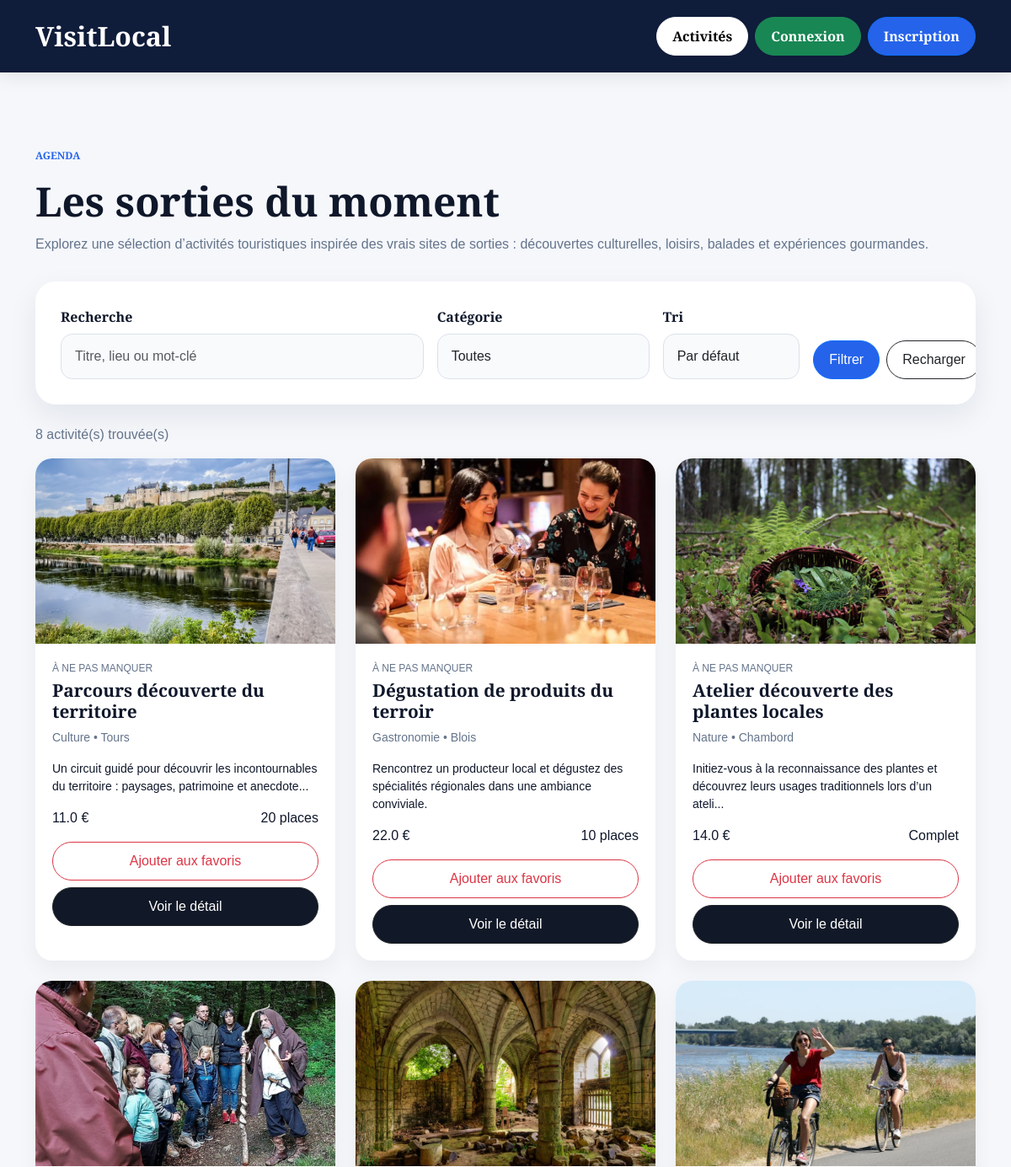
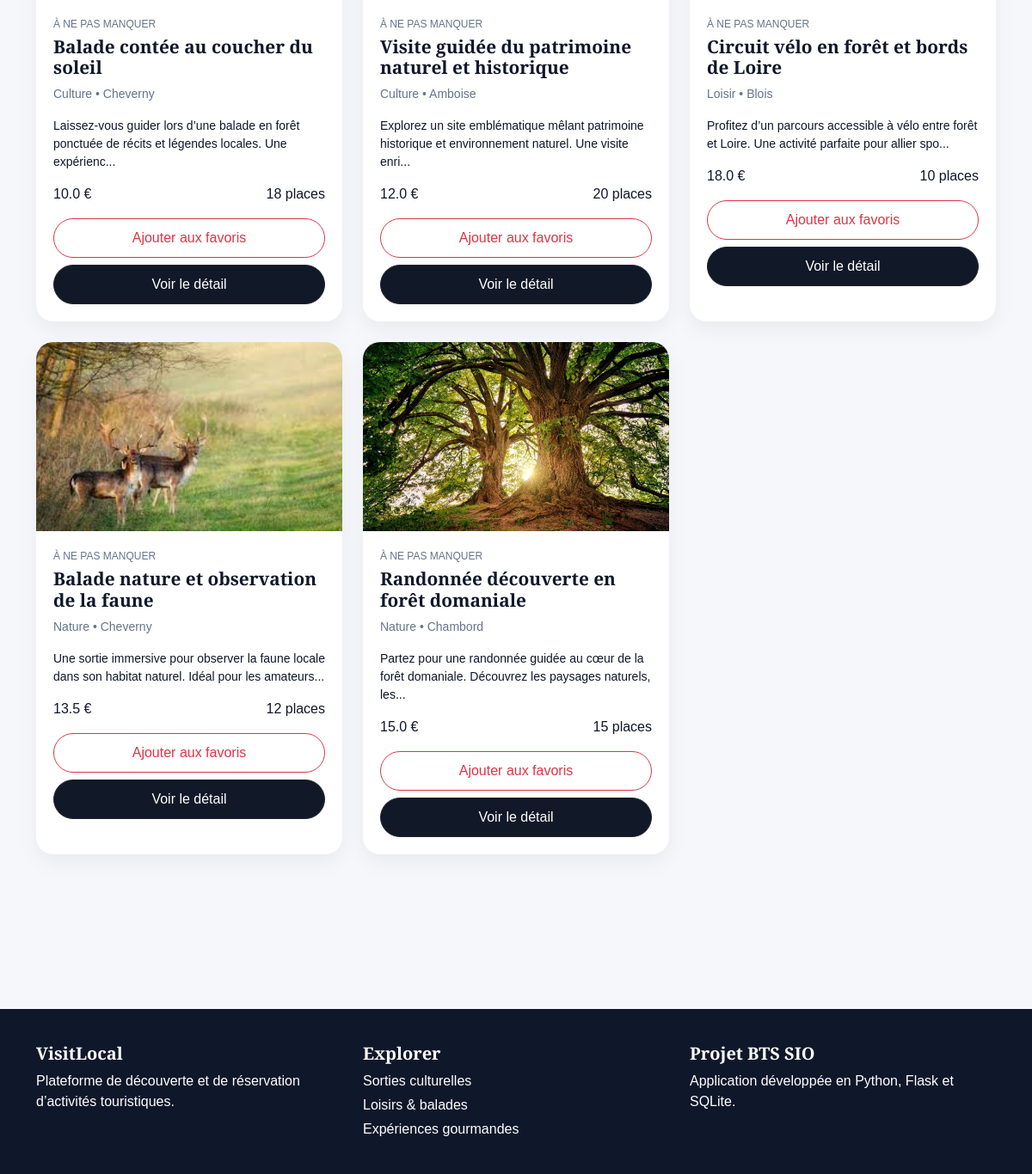
Screenshot of /activites with the database file from the repository (2 pictures, top to bottom).
### tables this page shows
CREATE TABLE activites (
    id INTEGER PRIMARY KEY AUTOINCREMENT,
    titre TEXT NOT NULL,
    description TEXT NOT NULL,
    lieu TEXT NOT NULL,
    date_activite TEXT NOT NULL,
    prix REAL NOT NULL,
    places_disponibles INTEGER NOT NULL,
    categorie TEXT NOT NULL,
    image TEXT
);

### app.py (the view)
@app.route('/activites')
def activites():
    recherche = request.args.get('recherche', '').strip()
    categorie = request.args.get('categorie', '').strip()
    tri = request.args.get('tri', '').strip()
    conn = get_db_connection()
    query = "SELECT * FROM activites WHERE 1=1"
    params = []
    if recherche:
        query += " AND (titre LIKE ? OR lieu LIKE ? OR description LIKE ?)"
        search_value = f"%{recherche}%"
        params.extend([search_value, search_value, search_value])
    if categorie:
        query += " AND categorie = ?"
        params.append(categorie)
    if tri == 'prix_asc':
        query += " ORDER BY prix ASC"
    elif tri == 'prix_desc':
        query += " ORDER BY prix DESC"
    elif tri == 'date_asc':
        query += " ORDER BY date_activite ASC"
    elif tri == 'date_desc':
        query += " ORDER BY date_activite DESC"
    else:
        query += " ORDER BY id DESC"
    activites = conn.execute(query, params).fetchall()
    categories = conn.execute(
        "SELECT DISTINCT categorie FROM activites ORDER BY categorie ASC"
    ).fetchall()
    conn.close()
    return render_template(
        'activites.html',
        activites=activites,
        categories=categories,
        recherche=recherche,
        categorie_active=categorie,
        tri_actif=tri
    )

### app.py (called while the page is built)
def get_db_connection():
    conn = sqlite3.connect('database.db')
    conn.row_factory = sqlite3.Row
    return conn

### templates/activites.html (shortened to what this page needs)
{% extends "base.html" %}
{% block content %}
<section class="editorial-section first-section">
    <div class="section-heading">
        <p class="section-kicker">AGENDA</p>
        <h2>Les sorties du moment</h2>
        <p class="section-description">
            Explorez une sélection d’activités touristiques inspirée des vrais sites de sorties :
            découvertes culturelles, loisirs, balades et expériences gourmandes.
        </p>
    </div>
    <div class="admin-form-card mb-4">
        <form method="GET" action="/activites">
            <div class="row g-3 align-items-end">
                <div class="col-lg-5 col-md-12">
                    <label class="form-label">Recherche</label>
                    <input
                        type="text"
                        name="recherche"
                        class="form-control"
                        placeholder="Titre, lieu ou mot-clé"
                        value="{{ recherche }}"
                    >
                </div>
                <div class="col-lg-3 col-md-6">
                    <label class="form-label">Catégorie</label>
                    <select name="categorie" class="form-control">
                        <option value="">Toutes</option>
                    </select>
                </div>
                <div class="col-lg-2 col-md-6">
                    <label class="form-label">Tri</label>
                    <select name="tri" class="form-control">
                        <option value="">Par défaut</option>
                    </select>
                </div>
                <div class="col-lg-2 col-md-12 d-flex gap-2">
                    <button type="submit" class="btn btn-primary hero-btn w-100">
                        Filtrer
                    </button>
                    <a href="/activites" class="btn btn-outline-dark hero-btn w-100">
                        Recharger
                    </a>
                </div>
            </div>
        </form>
    </div>
    <p class="mb-3 section-description">
        {{ activites|length }} activité(s) trouvée(s)
    </p>
    {% if activites|length > 0 %}
    <div class="row g-4">
        {% for activite in activites %}
        <div class="col-lg-4 col-md-6">
            <div class="editorial-card activity-card h-100">
                <img
                    src="{{ url_for('static', filename='images/' ~ activite.image) if activite.image else url_for('static', filename='images/hero.jpg') }}"
                    alt="{{ activite.titre }}"
                    class="activity-cover"
                >
                <div class="editorial-card-body">
                    <p class="mini-label">À ne pas manquer</p>
                    <h3>{{ activite.titre }}</h3>
                    <p class="activity-meta">
                        {{ activite.categorie }} • {{ activite.lieu }}
                    </p>
                    <p class="activity-description">
                        {{ activite.description[:100] }}{% if activite.description|length > 100 %}...{% endif %}
                    </p>
                    <div class="d-flex justify-content-between align-items-center mb-3 flex-wrap gap-2">
                        <span class="price-pill">{{ activite.prix }} €</span>
                        {% if activite.places_disponibles > 0 %}
                            <span class="places-pill">{{ activite.places_disponibles }} places</span>
                        {% else %}
                            <span class="places-pill full">Complet</span>
                        {% endif %}
                    </div>
                    <div class="d-flex flex-column gap-2">
                        <a href="/favori/{{ activite.id }}" class="btn btn-outline-danger w-100">
                            Ajouter aux favoris
                        </a>
                        <a href="/activite/{{ activite.id }}" class="btn btn-dark hero-btn w-100">
                            Voir le détail
                        </a>
                    </div>
                </div>
            </div>
        </div>
        {% endfor %}
    </div>
    {% endif %}
</section>
{% endblock %}

### templates/base.html (shortened to what this page needs)
<!DOCTYPE html>
<html lang="fr">
<head>
    <link href="https://cdn.jsdelivr.net/npm/bootstrap@5.3.3/dist/css/bootstrap.min.css" rel="stylesheet">
    <link rel="stylesheet" href="/static/css/style.css">
</head>
<body>
<nav class="navbar navbar-expand-lg navbar-dark custom-navbar">
    <div class="container">
        <a class="navbar-brand brand-logo" href="/">VisitLocal</a>
        <div class="d-flex align-items-center gap-2 flex-wrap">
            <a class="btn btn-light nav-pill" href="/activites">Activités</a>
            {% if session.get('user_id') %}
                <a class="btn btn-warning nav-pill" href="/mes_reservations">Mes réservations</a>
                <a class="btn btn-warning nav-pill" href="/favoris">Mes favoris</a>
                <a class="btn btn-warning nav-pill" href="/profil">Mon profil</a>
                {% if session.get('role') == 'admin' %}
                    <a class="btn btn-warning nav-pill" href="/admin">Admin</a>
                {% endif %}
                <span class="text-white nav-hello">Bonjour {{ session['user_name'] }}</span>
                <a class="btn btn-danger nav-pill" href="/logout">Déconnexion</a>
            {% else %}
                <a class="btn btn-success nav-pill" href="/login">Connexion</a>
                <a class="btn btn-primary nav-pill" href="/register">Inscription</a>
            {% endif %}
        </div>
    </div>
</nav>
<div class="container main-spacing">
    {% block content %}{% endblock %}
</div>
<footer class="site-footer">
    <div class="container">
        <div class="row g-4">
            <div class="col-md-4">
                <h5>VisitLocal</h5>
                <p class="mb-0">
                    Plateforme de découverte et de réservation d’activités touristiques.
                </p>
            </div>
            <div class="col-md-4">
                <h5>Explorer</h5>
                <p class="mb-1">Sorties culturelles</p>
                <p class="mb-1">Loisirs & balades</p>
                <p class="mb-0">Expériences gourmandes</p>
            </div>
            <div class="col-md-4">
                <h5>Projet BTS SIO</h5>
                <p class="mb-0">Application développée en Python, Flask et SQLite.</p>
            </div>
        </div>
    </div>
</footer>
</body>
</html>

### static/css/style.css (style rules this page uses)
* { margin: 0; padding: 0; box-sizing: border-box; }
body { font-family: 'Playfair Display', sans-serif; background: #f5f7fb; color: #0f172a; line-height: 1.5; }
h1, h2, h3, h5, h6, .brand-logo { font-family: 'Playfair Display', sans-serif; font-weight : 700; }
a { text-decoration: none; }
.custom-navbar { background: #0f1c3a; padding: 14px 0; box-shadow: 0 6px 20px rgba(0, 0, 0, 0.08); }
.brand-logo { color: white !important; font-size: 2rem; font-weight: 700; }
.nav-pill { border-radius: 999px; padding: 10px 18px; font-weight: 600; }
.main-spacing { padding-top: 30px; padding-bottom: 60px; }
.section-heading { margin-bottom: 32px; }
.section-kicker { font-size: 12px; color: #2563eb; font-weight: 700; text-transform: uppercase; }
.section-heading h2 { font-size: 3rem; margin-bottom: 10px; }
.section-description { color: #64748b; }
.editorial-card { background: white; border-radius: 20px; overflow: hidden; box-shadow: 0 10px 25px rgba(0,0,0,0.05); transition: 0.3s; }
.activity-cover { width: 100%; height: 220px; object-fit: cover; }
.editorial-card-body { padding: 20px; }
.mini-label { font-size: 12px; color: #64748b; margin-bottom: 5px; text-transform: uppercase; }
.editorial-card h3 { font-size: 1.3rem; margin-bottom: 8px; }
.activity-meta { font-size: 14px; color: #64748b; }
.activity-description { font-size: 14px; margin-bottom: 15px; }
.btn { border-radius: 999px !important; padding: 10px 18px !important; }
.btn-dark { background: #111827 !important; color: white !important; }
.btn-primary { background: #2563eb !important; color: white !important; }
.btn-light { background: white !important; }
.site-footer { margin-top: 60px; background: #0f172a; color: white; padding: 40px 0; }
.editorial-section { padding: 60px 0; }
.admin-table-card, .admin-form-card { background: white; border-radius: 24px; box-shadow: 0 14px 34px rgba(15, 23, 42, 0.08); overflow: hidden; }
.admin-form-card { padding: 30px; }
.admin-form-card .form-label { font-weight: 600; color: #0f172a; margin-bottom: 8px; }
.admin-form-card .form-control { border-radius: 14px !important; padding: 14px 16px !important; border: 1px solid #dbe2ea !important; background: #f8fafc !important; }
.activity-card { height: 100%; }
.activity-card .editorial-card-body { display: flex; flex-direction: column; }
.activity-card .btn { margin-top: auto; }

### rows the page displays
activites: image (picture), titre "Parcours découverte du territoire", categorie "Culture", lieu "Tours", description "Un circuit guidé pour découvrir les incontournables du territoire : paysages, patrimoine et anecdote", prix "11.0", places_disponibles "20"
activites: image (picture), titre "Dégustation de produits du terroir", categorie "Gastronomie", lieu "Blois", description "Rencontrez un producteur local et dégustez des spécialités régionales dans une ambiance conviviale.", prix "22.0", places_disponibles "10"
activites: image (picture), titre "Atelier découverte des plantes locales", categorie "Nature", lieu "Chambord", description "Initiez-vous à la reconnaissance des plantes et découvrez leurs usages traditionnels lors d’un ateli", prix "14.0", places_disponibles "Complet"
activites: image (picture), titre "Balade contée au coucher du soleil", categorie "Culture", lieu "Cheverny", description "Laissez-vous guider lors d’une balade en forêt ponctuée de récits et légendes locales. Une expérienc", prix "10.0", places_disponibles "18"
activites: image (picture), titre "Visite guidée du patrimoine naturel et historique", categorie "Culture", lieu "Amboise", description "Explorez un site emblématique mêlant patrimoine historique et environnement naturel. Une visite enri", prix "12.0", places_disponibles "20"
activites: image (picture), titre "Circuit vélo en forêt et bords de Loire", categorie "Loisir", lieu "Blois", description "Profitez d’un parcours accessible à vélo entre forêt et Loire. Une activité parfaite pour allier spo", prix "18.0", places_disponibles "10"
activites: image (picture), titre "Balade nature et observation de la faune", categorie "Nature", lieu "Cheverny", description "Une sortie immersive pour observer la faune locale dans son habitat naturel. Idéal pour les amateurs", prix "13.5", places_disponibles "12"
activites: image (picture), titre "Randonnée découverte en forêt domaniale", categorie "Nature", lieu "Chambord", description "Partez pour une randonnée guidée au cœur de la forêt domaniale. Découvrez les paysages naturels, les", prix "15.0", places_disponibles "15"

### other values shown
{{ activites|length }} "8"
